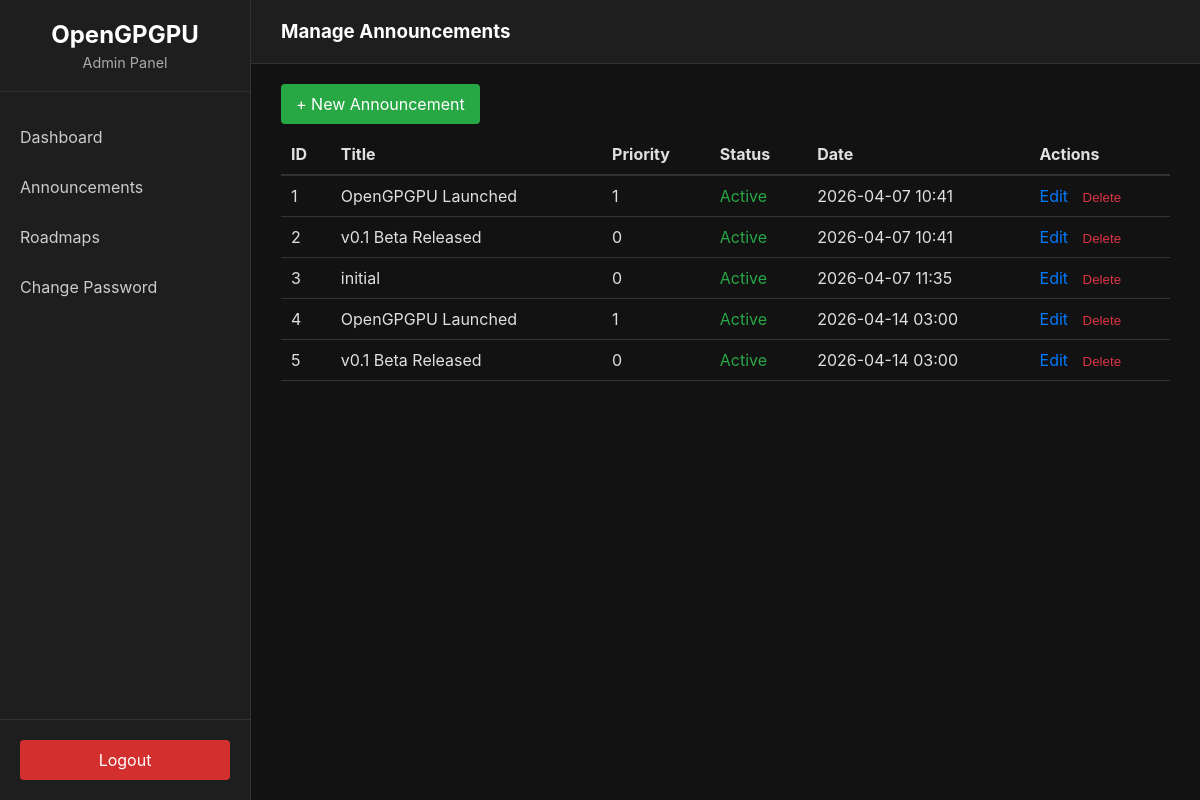
Screenshot of /admin/announcements (signed in) with the database file from the repository.
### app/models/announcement.py (models this page shows)
class Announcement(BaseModel):
    __tablename__ = 'announcements'
    title = db.Column(db.String(100), nullable=False)
    content = db.Column(db.Text, nullable=False)
    priority = db.Column(db.Integer, default=0) # 0: Normal, 1: High
    is_active = db.Column(db.Boolean, default=True)

### app/views/admin.py (the view)
@admin_bp.route('/announcements')
@login_required
def announcements():
    items = AnnouncementService.get_all()
    return render_template('admin/announcements.html', announcements=items)

### app/__init__.py (called while the page is built)
def create_app(config_name='default'):
    app = Flask(__name__)
    app.config.from_object(config[config_name])
    db.init_app(app)
    bcrypt.init_app(app)
    login_manager.init_app(app)
    @login_manager.user_loader
    def load_user(user_id):
        from app.dao.admin_dao import AdminDAO
        return AdminDAO.get_by_id(int(user_id))
    from app.views.frontend import frontend_bp
    from app.views.admin import admin_bp
    app.register_blueprint(frontend_bp)
    app.register_blueprint(admin_bp)
    return app

### app/dao/base_dao.py (called while the page is built)
    @classmethod
    def get_by_id(cls, id):
        return db.session.get(cls.model, id)

    @classmethod
    def get_all(cls):
        return db.session.query(cls.model).all()

### app/services/announcement_service.py (called while the page is built)
    @staticmethod
    def get_all():
        return AnnouncementDAO.get_all()

### app/templates/admin/announcements.html (shortened to what this page needs)
{% extends "admin/base.html" %}
{% block header %}Manage Announcements{% endblock %}
{% block content %}
<div class="action-bar" style="margin-bottom: 20px;">
    <a href="{{ url_for('admin_bp.new_announcement') }}" class="btn" style="background-color: #28a745; padding: 10px 15px; text-decoration: none; color: white; border-radius: 4px;">+ New Announcement</a>
</div>
<table class="admin-table" style="width: 100%; border-collapse: collapse; text-align: left;">
    <thead>
        <tr style="border-bottom: 2px solid #333;">
            <th style="padding: 10px;">ID</th>
            <th style="padding: 10px;">Title</th>
            <th style="padding: 10px;">Priority</th>
            <th style="padding: 10px;">Status</th>
            <th style="padding: 10px;">Date</th>
            <th style="padding: 10px;">Actions</th>
        </tr>
    </thead>
    <tbody>
        {% for a in announcements %}
        <tr style="border-bottom: 1px solid #333;">
            <td style="padding: 10px;">{{ a.id }}</td>
            <td style="padding: 10px;">{{ a.title }}</td>
            <td style="padding: 10px;">{{ a.priority }}</td>
            <td style="padding: 10px;">
                {% if a.is_active %}
                <span style="color: #28a745;">Active</span>
                {% else %}
                <span style="color: #dc3545;">Hidden</span>
                {% endif %}
            </td>
            <td style="padding: 10px;">{{ a.created_at.strftime('%Y-%m-%d %H:%M') }}</td>
            <td style="padding: 10px;">
                <a href="{{ url_for('admin_bp.edit_announcement', id=a.id) }}" style="color: #007bff; text-decoration: none; margin-right: 10px;">Edit</a>
                <form action="{{ url_for('admin_bp.delete_announcement', id=a.id) }}" method="POST" style="display: inline;" onsubmit="return confirm('Are you sure you want to delete this announcement?');">
                    <button type="submit" style="background: none; border: none; color: #dc3545; cursor: pointer; padding: 0;">Delete</button>
                </form>
            </td>
        </tr>
        {% else %}
        <tr>
            <td colspan="6" style="padding: 10px; text-align: center;">No announcements found.</td>
        </tr>
        {% endfor %}
    </tbody>
</table>
{% endblock %}

### app/static/css/admin.css (style rules this page uses)
body { margin: 0; font-family: -apple-system, BlinkMacSystemFont, "Segoe UI", Roboto, Helvetica, Arial, sans-serif; background-color: #121212; color: #e0e0e0; }

### rows the page displays
Announcement: id "1", title "OpenGPGPU Launched", priority "1", is_active "Active", created_at "2026-04-07 10:41"
Announcement: id "2", title "v0.1 Beta Released", priority "0", is_active "Active", created_at "2026-04-07 10:41"
Announcement: id "3", title "initial", priority "0", is_active "Active", created_at "2026-04-07 11:35"
Announcement: id "4", title "OpenGPGPU Launched", priority "1", is_active "Active", created_at "2026-04-14 03:00"
Announcement: id "5", title "v0.1 Beta Released", priority "0", is_active "Active", created_at "2026-04-14 03:00"
